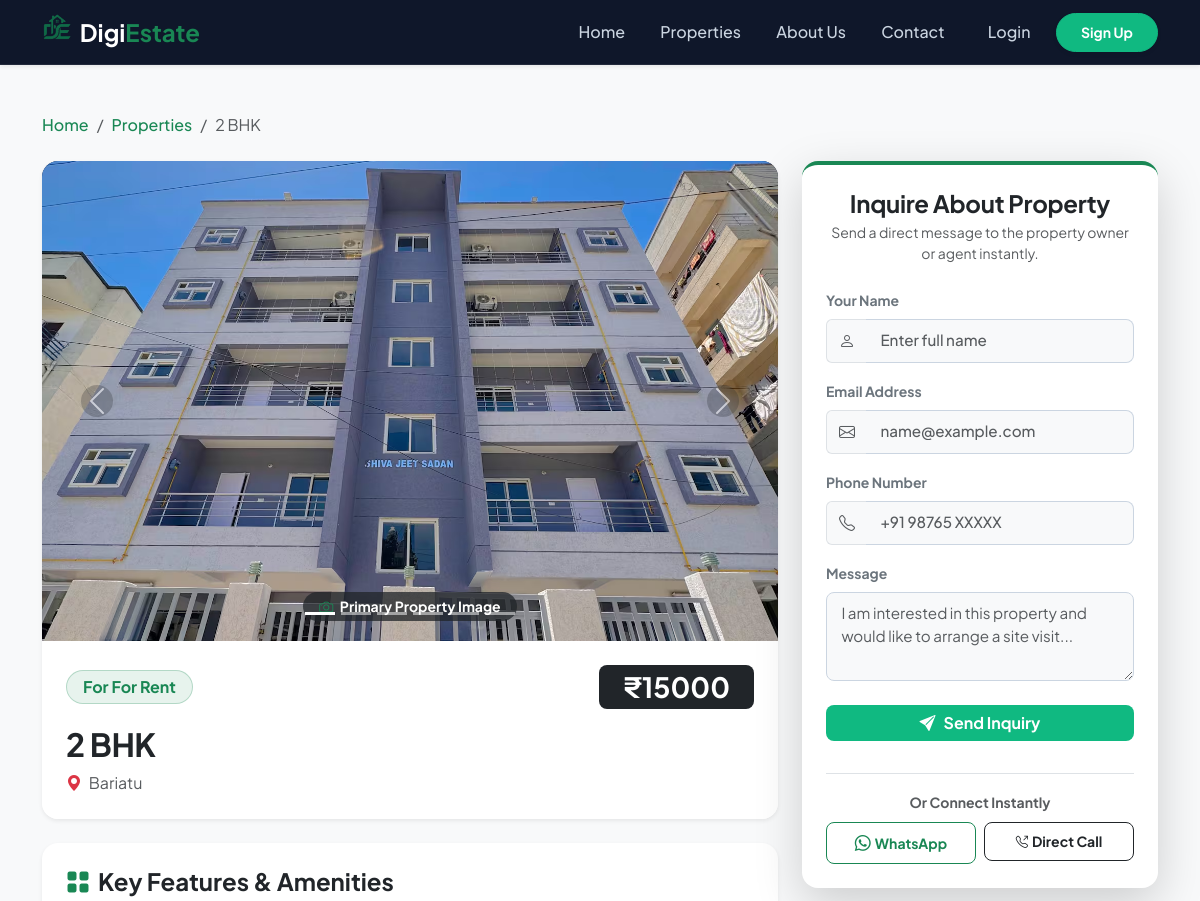
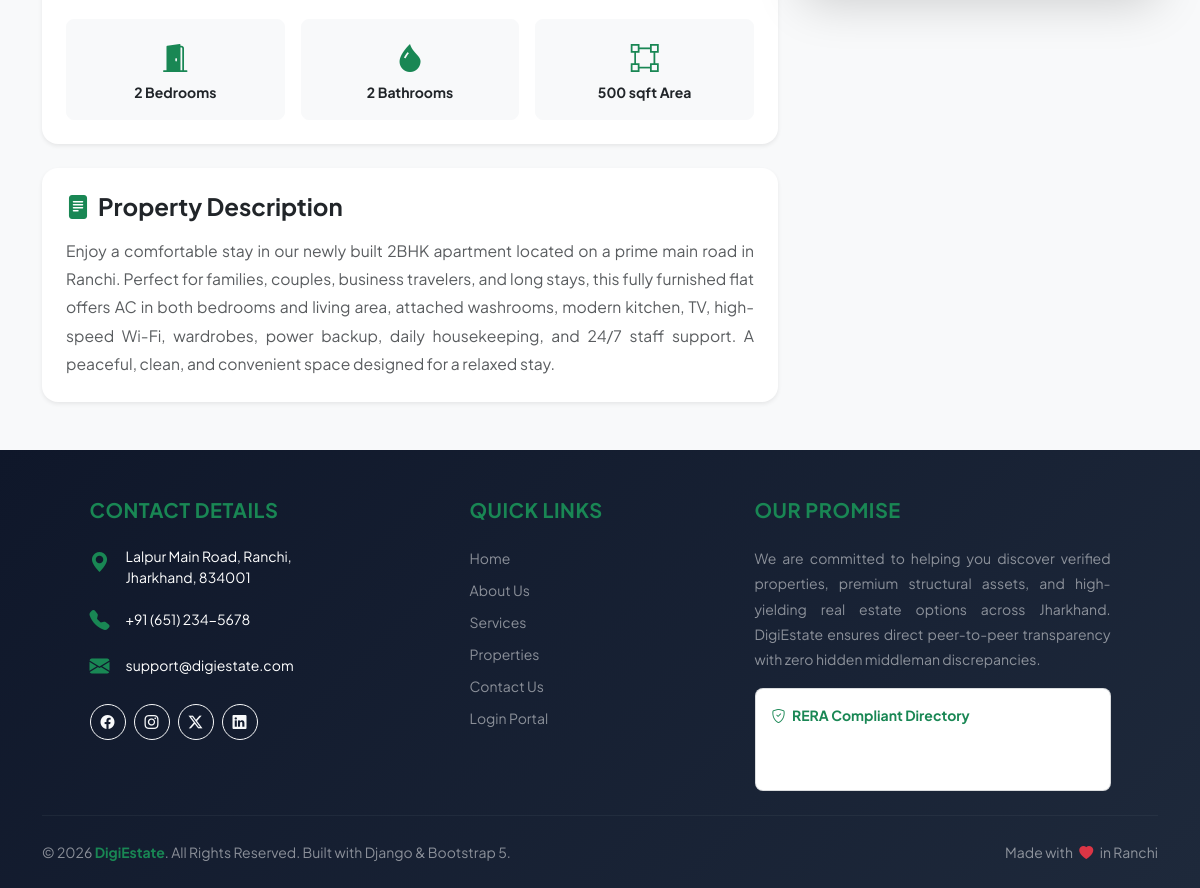
Page /property/11/ on the committed database (2 pictures, top to bottom).
### properties/models.py (models this page shows, shortened)
class Property(models.Model):
    PROPERTY_TYPES = [
        ('SALE', 'For Sale'),
        ('RENT', 'For Rent'),
    ]
    RANCHI_HOTSPOTS = [
        ('Lalpur', 'Lalpur'),
        ('Kanke Road', 'Kanke Road'),
        ('Doranda', 'Doranda'),
        ('Bariatu', 'Bariatu'),
        ('Kokar', 'Kokar'),
        ('Namkum', 'Namkum'),
        ('Argora', 'Argora / Harmu'),
        ('Ratu Road', 'Ratu Road'),
    ]
    user = models.ForeignKey(User, on_delete=models.CASCADE, related_name='properties', null=True, blank=True)
    title = models.CharField(max_length=200)
    description = models.TextField()
    location = models.CharField(max_length=100, choices=RANCHI_HOTSPOTS, default='Lalpur')
    price = models.IntegerField()
    bedrooms = models.IntegerField()
    bathrooms = models.IntegerField()
    area_sqft = models.IntegerField()
    property_type = models.CharField(max_length=10, choices=PROPERTY_TYPES, default='SALE')
    main_image = models.ImageField(upload_to='properties/')
    created_at = models.DateTimeField(auto_now_add=True)
    class Meta:
        verbose_name_plural = "Properties"

class PropertyImage(models.Model):
    property = models.ForeignKey(Property, on_delete=models.CASCADE, related_name='images')
    image = models.ImageField(upload_to='properties/gallery/')
    alt_text = models.CharField(max_length=100, blank=True, help_text="e.g. Living Room, Kitchen")
    class Meta:
        verbose_name = "Property Image"
        verbose_name_plural = "Property Images"

### properties/views.py (the view, shortened to what this page needs)
# urls.py: path('property/<int:pk>/', views.property_detail, name='property_detail'),
def property_detail(request, pk):
    property_single = get_object_or_404(Property, pk=pk)
    return render(request, 'properties/property_detail.html', {'property': property_single})

### properties/templates/properties/property_detail.html (shortened to what this page needs)
{% extends 'properties/base.html' %}
{% load static %}
{% block content %}
<div class="container my-5">
    <nav aria-label="breadcrumb" class="mb-4">
        <ol class="breadcrumb mb-0">
            <li class="breadcrumb-item"><a href="{% url 'home' %}" class="text-decoration-none fw-medium text-success">Home</a></li>
            <li class="breadcrumb-item"><a href="{% url 'all_properties' %}" class="text-decoration-none fw-medium text-success">Properties</a></li>
            <li class="breadcrumb-item active text-truncate" aria-current="page" style="max-width: 300px;">{{ property.title }}</li>
        </ol>
    </nav>
    <div class="row g-4">
        <div class="col-lg-8">
            <div class="card border-0 shadow-sm mb-4 overflow-hidden rounded-4">
                <div id="propertyCarousel" class="carousel slide carousel-fade" data-bs-ride="carousel">
                    {% if property.images.all %}
                    <div class="carousel-indicators mb-3">
                        <button type="button" data-bs-target="#propertyCarousel" data-bs-slide-to="0" class="active" aria-current="true"></button>
                        {% for img in property.images.all %}
                            <button type="button" data-bs-target="#propertyCarousel" data-bs-slide-to="{{ forloop.counter }}"></button>
                        {% endfor %}
                    </div>
                    {% endif %}
                    <div class="carousel-inner carousel-image-container">
                        <div class="carousel-item active h-100">
                            {% if property.main_image %}
                                <img src="{{ property.main_image.url }}" class="d-block w-100 h-100 object-fit-cover" alt="{{ property.title }}">
                            {% elif property.image %}
                                <img src="{{ property.image.url }}" class="d-block w-100 h-100 object-fit-cover" alt="{{ property.title }}">
                            {% else %}
                                <img src="{% static 'images/property-placeholder.jpg' %}" class="d-block w-100 h-100 object-fit-cover" alt="No Image Available">
                            {% endif %}
                            <div class="carousel-caption d-none d-md-block bg-dark bg-opacity-75 rounded-pill py-1 px-3 mx-auto" style="width: fit-content; bottom: 20px;">
                                <p class="mb-0 small fw-bold text-white"> Primary Property Image</p>
                            </div>
                        </div>
                    </div>
                    {% if property.images.all %}
                    <button class="carousel-control-prev" type="button" data-bs-target="#propertyCarousel" data-bs-slide="prev">
                        <span class="carousel-control-prev-icon bg-dark bg-opacity-50 rounded-circle p-3" aria-hidden="true"></span>
                    </button>
                    <button class="carousel-control-next" type="button" data-bs-target="#propertyCarousel" data-bs-slide="next">
                        <span class="carousel-control-next-icon bg-dark bg-opacity-50 rounded-circle p-3" aria-hidden="true"></span>
                    </button>
                    {% endif %}
                </div>
                <div class="card-body p-4 bg-white">
                    <div class="d-flex flex-wrap justify-content-between align-items-center gap-2 mb-3">
                        <span class="badge bg-success bg-opacity-10 text-success px-3 py-2 fs-6 border border-success border-opacity-25 rounded-pill">
                            For {{ property.get_property_type_display|default:property.property_type|title }}
                        </span>
                        <span class="badge bg-dark text-white fs-3 py-2 px-4 rounded-3" style="font-family: 'Plus Jakarta Sans', sans-serif;">₹{{ property.price }}</span>
                    </div>
                    <h1 class="fw-bold h2 mb-2 text-dark" style="letter-spacing: -0.5px;">{{ property.title }}</h1>
                    <p class="text-muted mb-0 fs-6"><i class="bi bi-geo-alt-fill text-danger me-1"></i> {{ property.location }}</p>
                </div>
            </div>
            <div class="card border-0 shadow-sm p-4 mb-4 rounded-4 bg-white">
                <h4 class="fw-bold mb-4 text-dark"><i class="bi bi-grid-fill text-success me-2"></i>Key Features & Amenities</h4>
                <div class="row text-center g-3">
                    <div class="col-4">
                        <div class="py-3 px-2 h-100 d-flex flex-column align-items-center justify-content-center bg-light rounded-3 border border-light spec-card">
                            <i class="bi bi-door-open-fill fs-3 mb-1 text-success"></i>
                            <span class="fw-bold text-dark small">{{ property.bedrooms|default:"N/A" }} Bedrooms</span>
                        </div>
                    </div>
                    <div class="col-4">
                        <div class="py-3 px-2 h-100 d-flex flex-column align-items-center justify-content-center bg-light rounded-3 border border-light spec-card">
                            <i class="bi bi-droplet-fill fs-3 mb-1 text-success"></i>
                            <span class="fw-bold text-dark small">{{ property.bathrooms|default:"N/A" }} Bathrooms</span>
                        </div>
                    </div>
                    <div class="col-4">
                        <div class="py-3 px-2 h-100 d-flex flex-column align-items-center justify-content-center bg-light rounded-3 border border-light spec-card">
                            <i class="bi bi-bounding-box fs-3 mb-1 text-success"></i>
                            <span class="fw-bold text-dark small">{{ property.area_sqft }} sqft Area</span>
                        </div>
                    </div>
                </div>
            </div>
            <div class="card border-0 shadow-sm p-4 rounded-4 bg-white">
                <h4 class="fw-bold mb-3 text-dark"><i class="bi bi-file-text-fill text-success me-2"></i>Property Description</h4>
                <p class="text-muted mb-0" style="line-height: 1.8; text-align: justify; font-size: 0.98rem;">
                    {{ property.description }}
                </p>
            </div>
        </div>
        <div class="col-lg-4">
            <div class="card border-0 shadow-lg p-4 sticky-top rounded-4 border-top border-4 border-success bg-white" style="top: 90px; z-index: 5;">
                <h4 class="fw-bold mb-1 text-center text-dark" style="letter-spacing: -0.3px;">Inquire About Property</h4>
                <p class="text-muted text-center small mb-4">Send a direct message to the property owner or agent instantly.</p>
                <form method="POST" class="mb-3">
                    <div class="mb-3">
                        <label class="form-label small fw-bold text-secondary">Your Name</label>
                        <div class="input-group">
                            <span class="input-group-text bg-light text-muted border-end-0"><i class="bi bi-person"></i></span>
                            <input type="text" name="name" class="form-control bg-light border-start-0 shadow-none text-dark fw-medium" placeholder="Enter full name" value="" required>
                        </div>
                    </div>
                    <div class="mb-3">
                        <label class="form-label small fw-bold text-secondary">Email Address</label>
                        <div class="input-group">
                            <span class="input-group-text bg-light text-muted border-end-0"><i class="bi bi-envelope"></i></span>
                            <input type="email" name="email" class="form-control bg-light border-start-0 shadow-none text-dark fw-medium" placeholder="name@example.com" value="{% if user.is_authenticated %}{{ user.email }}{% endif %}" required>
                        </div>
                    </div>
                    <div class="mb-3">
                        <label class="form-label small fw-bold text-secondary">Phone Number</label>
                        <div class="input-group">
                            <span class="input-group-text bg-light text-muted border-end-0"><i class="bi bi-telephone"></i></span>
                            <input type="tel" name="phone" class="form-control bg-light border-start-0 shadow-none text-dark fw-medium" placeholder="+91 98765 XXXXX" required>
                        </div>
                    </div>
                    <div class="mb-4">
                        <label class="form-label small fw-bold text-secondary">Message</label>
                        <textarea name="message" class="form-control bg-light shadow-none text-dark" rows="3" placeholder="I am interested in this property and would like to arrange a site visit..." required></textarea>
                    </div>
                    <button type="submit" class="btn btn-auth w-100 fw-bold py-2.5 mb-2 d-flex align-items-center justify-content-center">
                        <i class="bi bi-send-fill me-2"></i> Send Inquiry
                    </button>
                </form>
                <div class="border-top pt-3 mt-2">
                    <div class="text-center mb-2">
                        <span class="text-muted small fw-bold">Or Connect Instantly</span>
                    </div>
                    <div class="row g-2">
                        <div class="col-6">
                            <a href="https://wa.me/916512345678?text=Hi,%20I%20am%20interested%20in%20your%20listing:%20{{ property.title|urlencode }}%20located%20at%20{{ property.location|urlencode }}."
                               target="_blank"
                               class="btn btn-sm btn-outline-success w-100 py-2 fw-bold d-flex align-items-center justify-content-center rounded-3">
                                <i class="bi bi-whatsapp me-1 fs-6"></i> WhatsApp
                            </a>
                        </div>
                        <div class="col-6">
                            <a href="tel:+916512345678"
                               class="btn btn-sm btn-outline-dark w-100 py-2 fw-bold d-flex align-items-center justify-content-center rounded-3">
                                <i class="bi bi-telephone-outbound me-1 small"></i> Direct Call
                            </a>
                        </div>
                    </div>
                </div>
            </div>
        </div>
    </div>
</div>
{% endblock %}

### properties/static/properties/css/style.css (style rules this page uses)
:root { --de-primary: #0f172a; --de-secondary: #1e293b; --de-accent: #10b981; --de-accent-hover: #059669; --de-gold: #f59e0b; --de-light-bg: #f8fafc; --de-card-border: #e2e8f0; --de-text-dark: #334155; --de-text-muted: #64748b; --de-radius-sm: 8px; --de-radius-md: 12px; --de-radius-lg: 20px; --de-shadow-sm: 0 2px 8px rgba(15, 23, 42, 0.05); --de-shadow-md: 0 8px 20px rgba(15, 23, 42, 0.08); --de-shadow-lg: 0 16px 32px rgba(15, 23, 42, 0.12); --de-transition: all 0.3s cubic-bezier(0.4, 0, 0.2, 1); }
body { font-family: 'Plus Jakarta Sans', system-ui, -apple-system, sans-serif; color: var(--de-text-dark); background-color: var(--de-light-bg); -webkit-font-smoothing: antialiased; }
.form-control, .form-select { border-radius: var(--de-radius-sm); border: 1px solid #cbd5e1; padding: 0.6rem 0.9rem; font-size: 0.95rem; transition: var(--de-transition); }

### properties/templates/properties/property_detail.html (style rules this page uses)
.carousel-image-container { height: 480px; background-color: #0f172a; }
.spec-card { transition: all 0.25s ease-in-out; }
.btn-auth { background-color: #10b981; color: #ffffff; font-weight: 700; border-radius: 8px; border: none; transition: all 0.25s ease-in-out; }

### properties/templates/properties/base.html (style rules this page uses)
:root { --font-main: 'Plus Jakarta Sans', sans-serif; }
body { font-family: var(--font-main); }

### rows in the picture
Property: title "2 BHK", main_image (picture), property_type "For Rent", price "15000", location "Bariatu", bedrooms "2", bathrooms "2", area_sqft "500", description "Enjoy a comfortable stay in our newly built 2BHK apartment located on a prime main road in Ranchi. Perfect for families, couples, business travelers, and long stays, this fully furnished flat offers AC in both bedrooms and living area, attached washrooms, modern kitchen, TV, high-speed Wi-Fi, wardrobes, power backup, daily housekeeping, and 24/7 staff support. A peaceful, clean, and convenient space designed for a relaxed stay."
